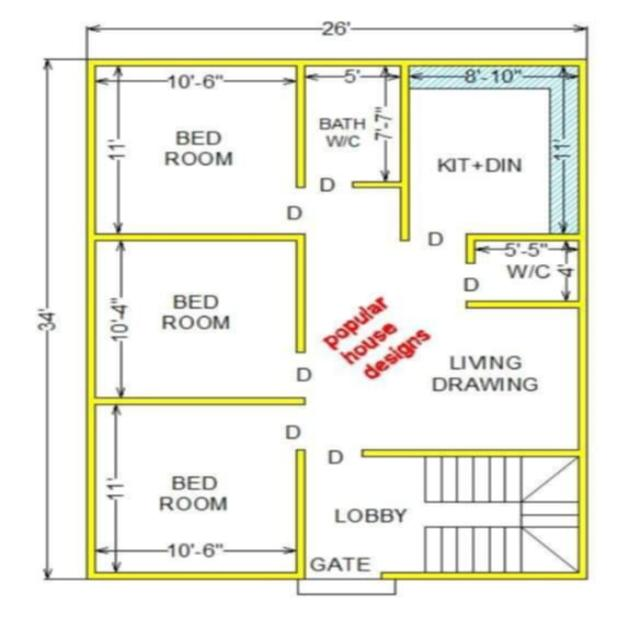
#> input picture ml/blueprint/Floor Plan.v1i.yolov8/test/images/13_jpg.rf.676f82d2881f749031cb8cfa26d783f2.jpg, 640 x 640 px
$ python -i blueprint_rooms.py   (imports and definitions only)
#> lines starting #> are read from the running program, lines starting #| are printed output that depends on the picture; after the words box and inside, x2 and y2 are one past the last pixel; in counts of white or black regions, pixels touching at a corner belong together
"""Derive rooms and entrances from wall geometry on floor plans."""

from __future__ import annotations

from typing import Any

import cv2
import numpy as np


def _to_percent(px: float, py: float, w: int, h: int) -> tuple[float, float]:
    return round(px / w * 100, 1), round(py / h * 100, 1)


# [85 lines left out: functions _box_to_percent, _room_is_plausible, _filter_rooms, _score_room_set, build_wall_mask, free_space_from_wall_boxes, not called in this run]


def free_space_mask(gray: np.ndarray) -> np.ndarray:
    """Binary mask where walkable / open areas are white."""
    blur = cv2.GaussianBlur(gray, (5, 5), 0)
    if float(np.mean(blur)) > 127:
        _, walls = cv2.threshold(blur, 0, 255, cv2.THRESH_BINARY_INV + cv2.THRESH_OTSU)
    else:
        _, walls = cv2.threshold(blur, 0, 255, cv2.THRESH_BINARY + cv2.THRESH_OTSU)

    kernel = cv2.getStructuringElement(cv2.MORPH_RECT, (5, 5))
    walls = cv2.morphologyEx(walls, cv2.MORPH_CLOSE, kernel, iterations=2)
    return cv2.bitwise_not(walls)


# [477 lines left out: functions _axis_wall_lines, extract_rooms_wall_grid, structural_wall_mask, combine_wall_masks, free_space_from_walls, _local_maxima and 8 more, not called in this run]

>>> import cv2
>>> picture = cv2.imread('../../../ml/blueprint/Floor Plan.v1i.yolov8/test/images/13_jpg.rf.676f82d2881f749031cb8cfa26d783f2.jpg', cv2.IMREAD_GRAYSCALE)
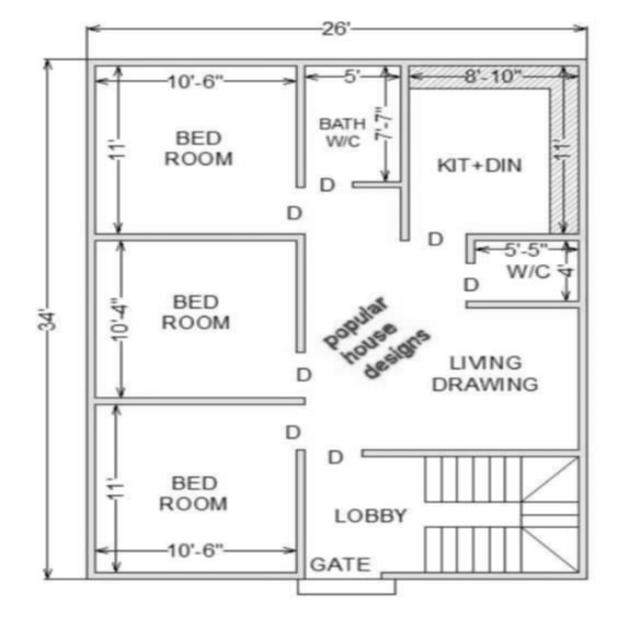
#> picture: shape (640, 640); min 20, max 255, mean 239.9
>>> result = free_space_mask(picture)
#> in free_space_mask, `_, walls = cv2.threshold(blur, 0, 255, cv2.THRESH_BINARY_INV + cv2.THR..`:
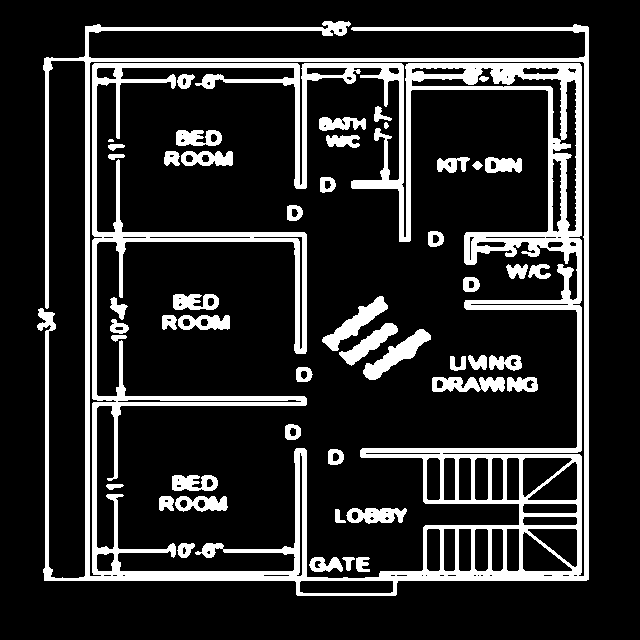
#> walls: shape (640, 640); 16.5% white; 49 white regions (1 under 20 px), largest, box (x1, y1, x2, y2) and area: (37, 21, 589, 596) 52790, (363, 329, 431, 380) 1139, (322, 296, 388, 351) 1070
#> in free_space_mask, `walls = cv2.morphologyEx(walls, cv2.MORPH_CLOSE, kernel, iterations=2)`:
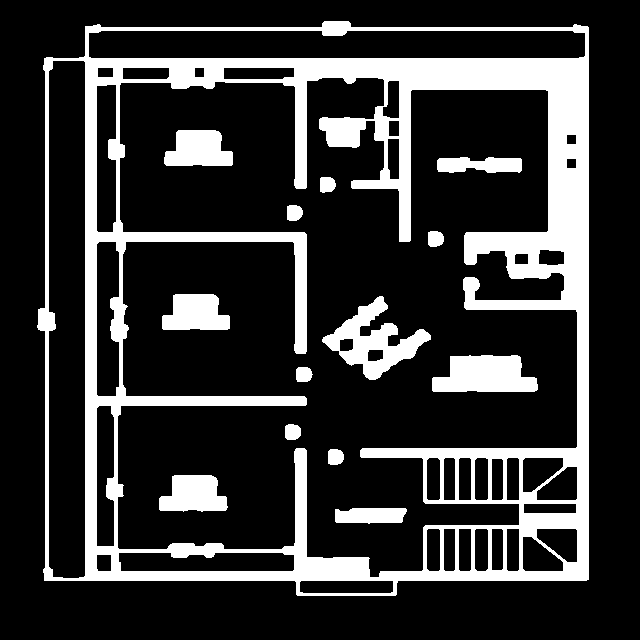
#> walls: shape (640, 640); 20.8% white; 14 white regions, largest, box (x1, y1, x2, y2) and area: (37, 21, 589, 596) 69475, (322, 296, 431, 380) 3462, (432, 355, 538, 392) 3081

$ run again, on ml/blueprint/Floor Plan.v1i.yolov8/test/images/22_jpg.rf.a01106067558738f198cbb94f530895b.jpg
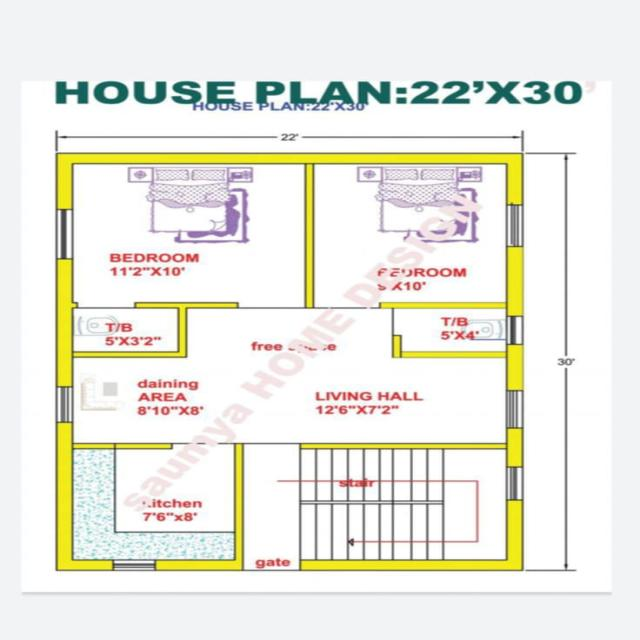
#> input picture ml/blueprint/Floor Plan.v1i.yolov8/test/images/22_jpg.rf.a01106067558738f198cbb94f530895b.jpg, 640 x 640 px
#> in free_space_mask, `_, walls = cv2.threshold(blur, 0, 255, cv2.THRESH_BINARY_INV + cv2.THR..`:
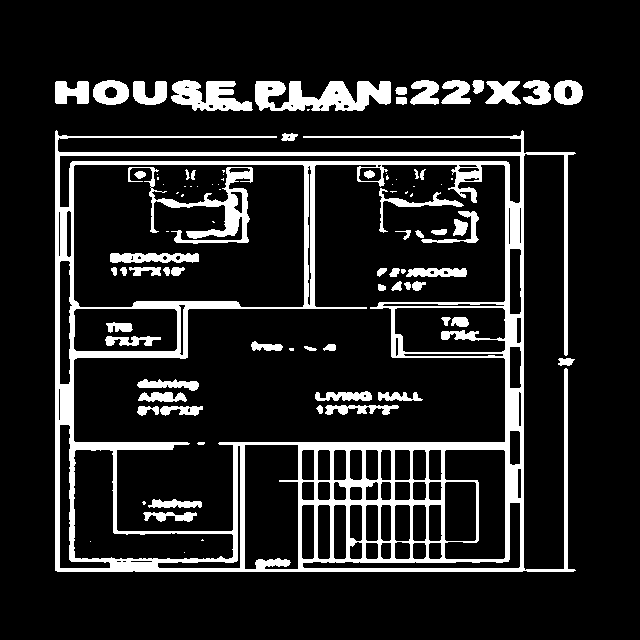
#> walls: shape (640, 640); 13.6% white; 93 white regions (32 under 20 px), largest, box (x1, y1, x2, y2) and area: (55, 130, 576, 572) 36240, (255, 81, 391, 111) 2755, (128, 167, 253, 244) 2445
#> in free_space_mask, `walls = cv2.morphologyEx(walls, cv2.MORPH_CLOSE, kernel, iterations=2)`:
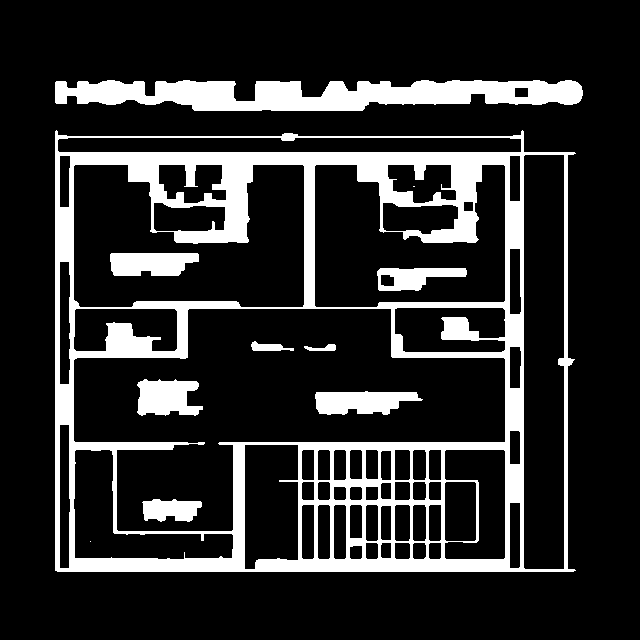
#> walls: shape (640, 640); 17.4% white; 11 white regions (2 under 20 px), largest, box (x1, y1, x2, y2) and area: (55, 130, 576, 572) 51740, (55, 80, 583, 111) 11431, (315, 391, 423, 415) 1906
